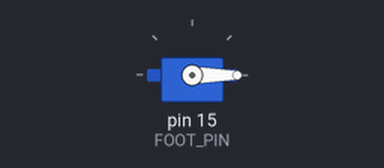
Bench run of a sketch on a simulated Arduino Uno, built with avr-gcc and run on an emulated ATmega328P. Parts: servo.

Above: at 0.05 s.
At 19.95 s:
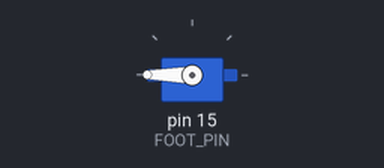
Timing chart, 0 to 26.0 s (numbered marks = the images above):
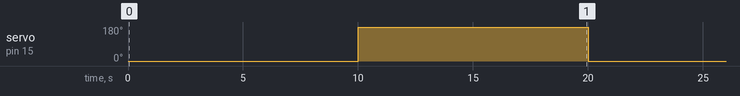

Measured:
- by itself, servo on pin 15 (FOOT_PIN): alternates 180° for 10.0 s and 0° for 10.0 s

The sketch:

Foot_Test.ino
```cpp
#include <Servo.h>
#define FOOT_PIN 15
#define LINEAR_MIN 1050
#define LINEAR_MAX 2000


Servo LINEAR;
bool swt = true;

void setup() {
  // put your setup code here, to run once:
  LINEAR.attach(FOOT_PIN, LINEAR_MIN, LINEAR_MAX);
  LINEAR.writeMicroseconds(LINEAR_MIN);
}

void loop() {
  // put your main code here, to run repeatedly:
  delay(10000);
  if (swt) {
    LINEAR.writeMicroseconds(LINEAR_MAX);
    swt = false;
  } else {
    LINEAR.writeMicroseconds(LINEAR_MIN);
    swt = true;
  }
}
```
